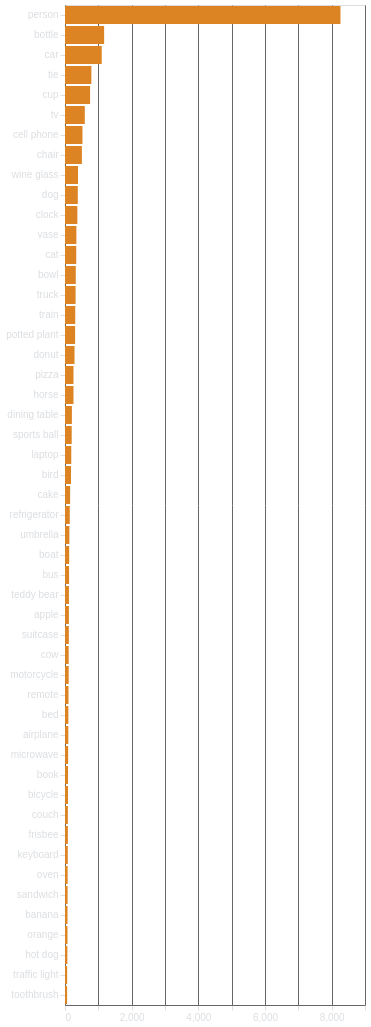

Express this chart as Vega-Lite.
### Vega-Lite specification from a JSON file in a GitHub repository (floating-point values rounded to 4 significant figures)
{"config": {"background": "transparent", "title": {"color": "#DBDEE1", "fontSize": 16}, "axis": {"domainColor": "#666666", "gridColor": "#666666", "tickColor": "#DBDEE1", "titleColor": "#DBDEE1", "labelColor": "#DBDEE1"}, "legend": {"labelColor": "#DBDEE1", "titleColor": "#DBDEE1"}}, "data": {"name": "data-fc0c416a850611042d4334f94ee7c321"}, "mark": {"type": "bar"}, "encoding": {"color": {"value": "#dc8423"}, "tooltip": [{"field": "Occorrenze", "title": "Occorrenze", "type": "quantitative"}], "x": {"field": "Occorrenze", "title": null, "type": "quantitative"}, "y": {"field": "Class", "sort": "-x", "title": null, "type": "nominal"}}, "height": "container", "width": "container", "$schema": "https://vega.github.io/schema/vega-lite/v5.8.0.json", "datasets": {"data-fc0c416a850611042d4334f94ee7c321": [{"Class": "person", "Occorrenze": 8264}, {"Class": "bottle", "Occorrenze": 1174}, {"Class": "car", "Occorrenze": 1102}, {"Class": "tie", "Occorrenze": 791}, {"Class": "cup", "Occorrenze": 753}, {"Class": "tv", "Occorrenze": 594}, {"Class": "cell phone", "Occorrenze": 524}, {"Class": "chair", "Occorrenze": 507}, {"Class": "wine glass", "Occorrenze": 390}, {"Class": "dog", "Occorrenze": 384}, {"Class": "clock", "Occorrenze": 371}, {"Class": "vase", "Occorrenze": 342}, {"Class": "cat", "Occorrenze": 338}, {"Class": "bowl", "Occorrenze": 323}, {"Class": "truck", "Occorrenze": 318}, {"Class": "train", "Occorrenze": 307}, {"Class": "potted plant", "Occorrenze": 303}, {"Class": "donut", "Occorrenze": 286}, {"Class": "pizza", "Occorrenze": 255}, {"Class": "horse", "Occorrenze": 255}, {"Class": "dining table", "Occorrenze": 207}, {"Class": "sports ball", "Occorrenze": 201}, {"Class": "laptop", "Occorrenze": 188}, {"Class": "bird", "Occorrenze": 180}, {"Class": "cake", "Occorrenze": 154}, {"Class": "refrigerator", "Occorrenze": 143}, {"Class": "umbrella", "Occorrenze": 131}, {"Class": "boat", "Occorrenze": 125}, {"Class": "bus", "Occorrenze": 122}, {"Class": "teddy bear", "Occorrenze": 118}, {"Class": "apple", "Occorrenze": 117}, {"Class": "suitcase", "Occorrenze": 115}, {"Class": "cow", "Occorrenze": 110}, {"Class": "motorcycle", "Occorrenze": 110}, {"Class": "remote", "Occorrenze": 105}, {"Class": "bed", "Occorrenze": 101}, {"Class": "airplane", "Occorrenze": 99}, {"Class": "microwave", "Occorrenze": 94}, {"Class": "book", "Occorrenze": 90}, {"Class": "bicycle", "Occorrenze": 90}, {"Class": "couch", "Occorrenze": 86}, {"Class": "frisbee", "Occorrenze": 86}, {"Class": "keyboard", "Occorrenze": 83}, {"Class": "oven", "Occorrenze": 79}, {"Class": "sandwich", "Occorrenze": 78}, {"Class": "banana", "Occorrenze": 76}, {"Class": "orange", "Occorrenze": 75}, {"Class": "hot dog", "Occorrenze": 71}, {"Class": "traffic light", "Occorrenze": 64}, {"Class": "toothbrush", "Occorrenze": 63}]}}
